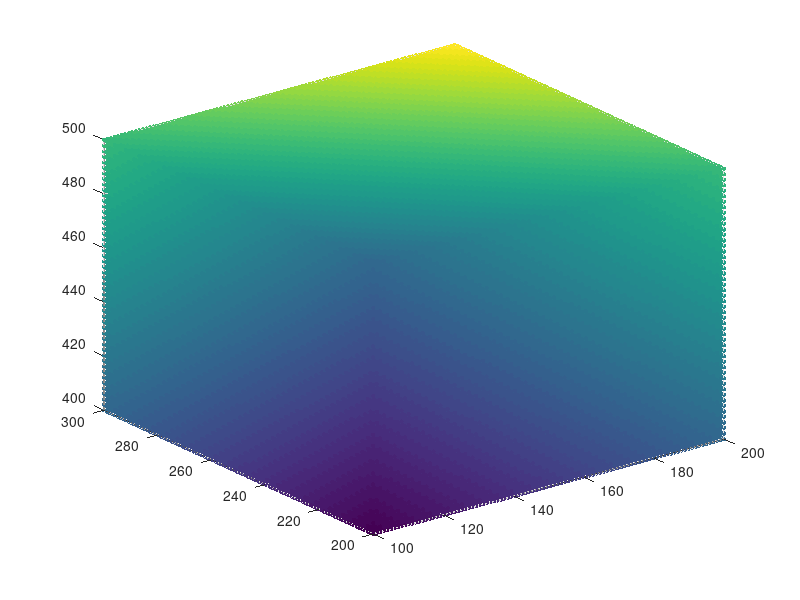

Reproduce this figure in MATLAB.
clc
clear
close all

n1 = 100;
n2 = 100;
n3 = 50;


lambdas_m_list = linspace(100,200, n1);
sigma_ps_m_list = linspace(200,300,n2);
omega_0_list = linspace(400,500,n3);

[X, Y, W] = meshgrid(lambdas_m_list, sigma_ps_m_list, omega_0_list);
combinations = [reshape(X, [], 1), reshape(Y, [], 1), reshape(W, [], 1)];
numIterations = size(combinations,1);

for k1 = 1:numIterations
    lambda_m = combinations(k1,1);
    sigma_ps_m = combinations(k1,2);
    omega_0 = combinations(k1,3);
    
    logL(k1) = lambda_m+sigma_ps_m+omega_0;
end


Z_1 = reshape(logL, n1, n2,n3);

figure
scatter3(combinations(:,1), combinations(:,2), combinations(:,3), 10, logL, 'filled')